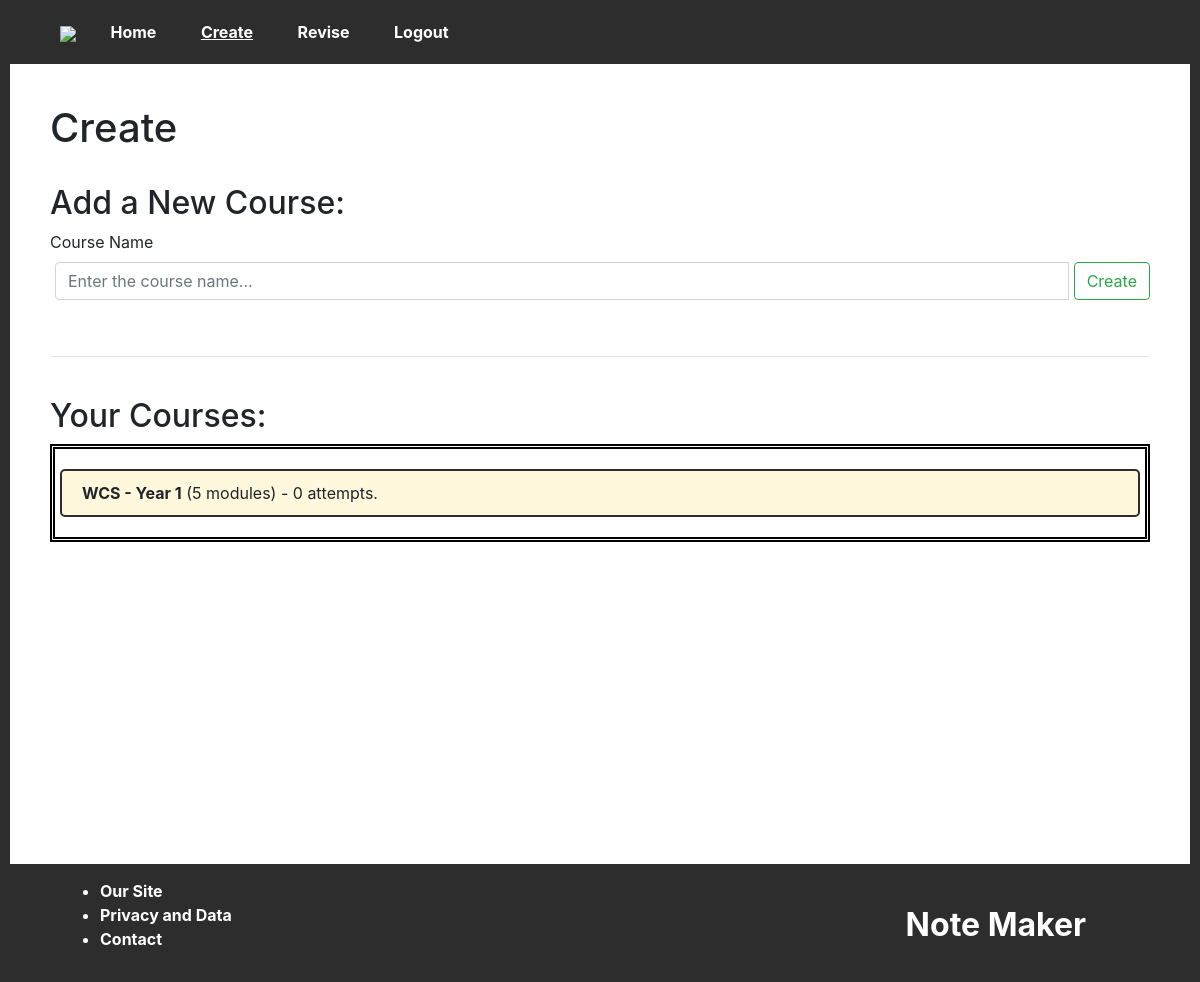
/create/ (signed in), run on the app's committed database.
### website/models.py (models this page shows)
class Course(db.Model): # Example: Warwick Computer Science - Year 1
    id = db.Column(db.Integer, primary_key=True)
    name = db.Column(db.String(512))
    user = db.Column(db.Integer, db.ForeignKey("user.id"))
    def getModules(self):
        return sorted(Module.query.filter_by(course=self.id).all(), key=lambda i: i.code)
    def getAttempts(self):
        return 0 # WIP

### website/create/create.py (the view, shortened to what this page needs)
@create.route("/", methods=["GET", "POST"])
@login_required
def index():
    return render_template("create.html", user=current_user)

### app.py (called while the page is built)
@app.context_processor
def current_nav():
    return get_current_nav()

### website/__init__.py (called while the page is built)
def get_current_nav():
    navs = ["create", "revise", "login", "signup"] # Otherwise: home.
    current = "home"
    for nav in navs:
        if nav in request.path:
            current = nav
    return dict(current_nav = current)

### website/models.py (called while the page is built)
    def getCourses(self):
        return Course.query.filter_by(user=self.id).all()

### website/create/templates/create.html (shortened to what this page needs)
{% extends "base.html" %}
{% block content %}
    <link rel="stylesheet" href="{{ url_for('create.static', filename='create.css') }}">
    <h1>Create</h1><br>
    <h2>Add a New Course:</h2>
    <form method="POST">
        <div class="form-group">
            <label for="name">Course Name</label>
            <div class="input-group">
                <input type="text" name="name" id="name" class="form-control" placeholder="Enter the course name..." required autofocus>
                <input type="submit" value="Create" class="btn btn-outline-success">
            </div>
        </div>
    </form>
    <br><hr><br>
    <h2>Your Courses:</h2>
    <div class="course_list">
        {% for course in user.getCourses() %}
            <div>
                <b><a href="/create/{{course.id}}" style="color: inherit">{{ course.name }}</a></b> ({{ course.getModules() | length }} modules) - {{ course.getAttempts() }} attempts.
            </div>
        {% else %}
            <p>No courses yet!</p>
        {% endfor %}
    </div>
{% endblock %}

### website/home/home_static/css/base.css (style rules this page uses)
.input-group * { margin-left: 5px; }

### website/create/static/create.css (style rules this page uses)
.course_list { border: 5px double black; padding: 5px; }
.course_list div { border: 2px rgb(45, 45, 45) solid; border-radius: 5px; padding: 10px 20px; background-color: cornsilk; margin: 15px 0px; }

### data on the page
Course: name "WCS - Year 1", getModules|length "5", getAttempts "0"
